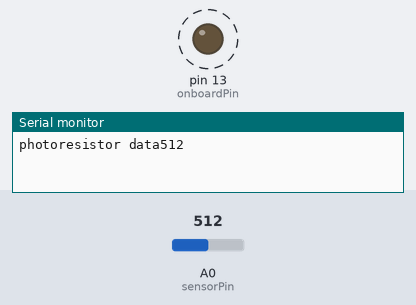
A sketch run on a simulated Arduino Uno, built with avr-gcc and run on an emulated ATmega328P. Shown: output pins drawn as LEDs (lit = HIGH), the last lines printed to the serial monitor. Dashed ring = blinking. Inputs (shaded band) come from the test bench; at power-on: A0 (sensorPin) = 512.

Above: at 2.8 s.
2.9 s: A0 (sensorPin) set to 0
At 3.5 s:
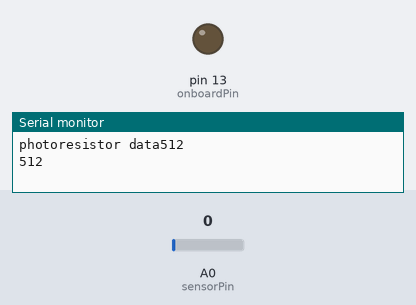
5.6 s: A0 (sensorPin) set to 122
At 7.0 s:
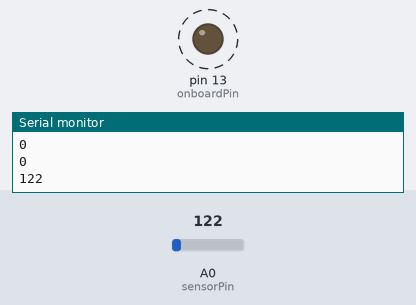
Timing chart, 0 to 16.1 s (numbered marks = the images above; inputs shaded):
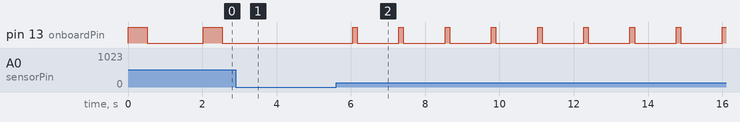

Measured:
- after the input at 2.9 s, pin 13 (onboardPin): stays LOW (without the input it goes to HIGH after 1.1 s)
- after the input at 5.6 s, pin 13 (onboardPin): alternates HIGH for 0.12 s and LOW for 1.1 s, starting after 0.45 s
- by itself, pin 13 (onboardPin): alternates HIGH for 0.51 s and LOW for 1.5 s

The sketch:

Day6.ino
```cpp
int sensorPin = A0;
int sensorValue = 0;
int onboardPin = 13;
// default pin 13 is used for LED_BUILTIN on Arduino UNO
void setup() {
  Serial.begin(9600);
  Serial.write("photoresistor data");
  pinMode(onboardPin, OUTPUT);
}

void loop() {
  sensorValue = analogRead(sensorPin);

  // blink LED depending on resistance
  // high resistance when bright => slower blinks
  // low resistance when dark => quicker blinks
  digitalWrite(onboardPin, HIGH);
  delay(sensorValue);
  digitalWrite(onboardPin, LOW);
  delay(sensorValue);

  // print data
  Serial.println(sensorValue);
  delay(1000);
}
```
